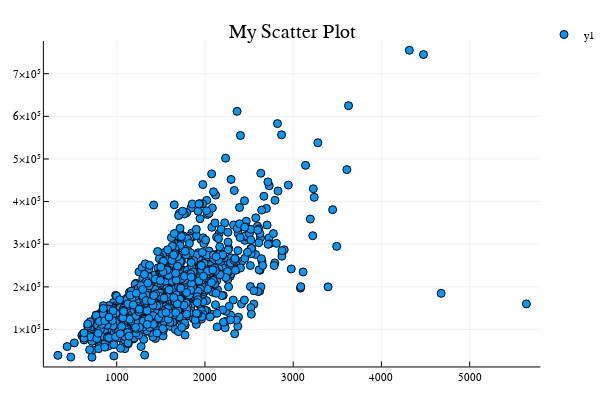

Source (notebook cell):
### Code cell
Plots.scatter(housing_df[:GrLivArea],housing_df[:SalePrice], title = "My Scatter Plot")

### Figure 1 — Plotly figure (JSON) as saved in the notebook; plotly's stock layout.template omitted (floating-point values rounded to 4 significant figures; data arrays with more than 128 entries replaced by an {"elided": "..."} marker saying what was removed)
{"data": [{"colorbar": {"title": ""}, "hoverinfo": "text", "legendgroup": "y1", "marker": {"color": "rgba(0, 154, 250, 1.000)", "line": {"color": "rgba(0, 0, 0, 1.000)", "width": 1}, "size": 8, "symbol": "circle"}, "mode": "markers", "name": "y1", "showlegend": true, "text": {"elided": "1460 null values"}, "type": "scatter", "x": {"elided": "1460 int values"}, "xaxis": "x1", "y": {"elided": "1460 int values"}, "yaxis": "y1", "zmax": 0.1, "zmin": -0.1}], "layout": {"annotations": [{"font": {"color": "rgba(0, 0, 0, 1.000)", "family": "sans-serif", "size": 20}, "rotation": 0, "showarrow": false, "text": "My Scatter Plot", "x": 0.537, "xanchor": "center", "xref": "paper", "y": 1, "yanchor": "top", "yref": "paper"}], "height": 400, "legend": {"bgcolor": "rgba(255, 255, 255, 1.000)", "bordercolor": "rgba(0, 0, 0, 1.000)", "font": {"color": "rgba(0, 0, 0, 1.000)", "family": "sans-serif", "size": 11}, "tracegroupgap": 0, "x": 1, "y": 1}, "margin": {"b": 20, "l": 0, "r": 0, "t": 20}, "paper_bgcolor": "rgba(255, 255, 255, 1.000)", "plot_bgcolor": "rgba(255, 255, 255, 1.000)", "showlegend": true, "width": 600, "xaxis": {"anchor": "y1", "domain": [0.08064, 0.9934], "gridcolor": "rgba(0, 0, 0, 0.100)", "gridwidth": 0.5, "linecolor": "rgba(0, 0, 0, 1.000)", "mirror": false, "range": [174.8, 5801.0], "showgrid": true, "showline": true, "showticklabels": true, "tickangle": 0, "tickcolor": "rgb(0, 0, 0)", "tickfont": {"color": "rgba(0, 0, 0, 1.000)", "family": "sans-serif", "size": 11}, "tickmode": "array", "ticks": "inside", "ticktext": ["1000", "2000", "3000", "4000", "5000"], "tickvals": [1000, 2000, 3000, 4000, 5000], "title": "", "titlefont": {"color": "rgba(0, 0, 0, 1.000)", "family": "sans-serif", "size": 15}, "type": "-", "visible": true, "zeroline": false, "zerolinecolor": "rgba(0, 0, 0, 1.000)"}, "yaxis": {"anchor": "x1", "domain": [0.03762, 0.9415], "gridcolor": "rgba(0, 0, 0, 0.100)", "gridwidth": 0.5, "linecolor": "rgba(0, 0, 0, 1.000)", "mirror": false, "range": [13297, 776603], "showgrid": true, "showline": true, "showticklabels": true, "tickangle": 0, "tickcolor": "rgb(0, 0, 0)", "tickfont": {"color": "rgba(0, 0, 0, 1.000)", "family": "sans-serif", "size": 11}, "tickmode": "array", "ticks": "inside", "ticktext": ["1×10⁵", "2×10⁵", "3×10⁵", "4×10⁵", "5×10⁵", "6×10⁵", "7×10⁵"], "tickvals": [100000, 200000, 300000, 400000, 500000, 600000, 700000], "title": "", "titlefont": {"color": "rgba(0, 0, 0, 1.000)", "family": "sans-serif", "size": 15}, "type": "-", "visible": true, "zeroline": false, "zerolinecolor": "rgba(0, 0, 0, 1.000)"}}}
